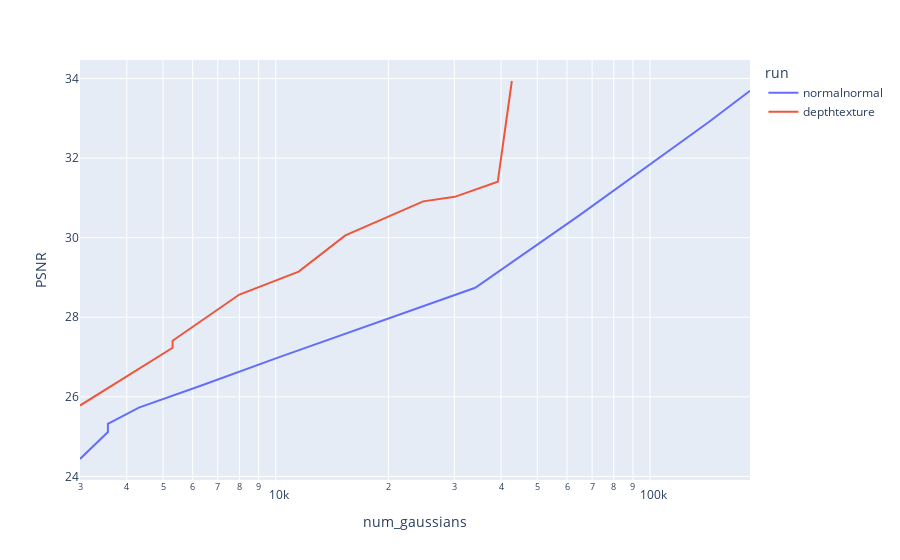
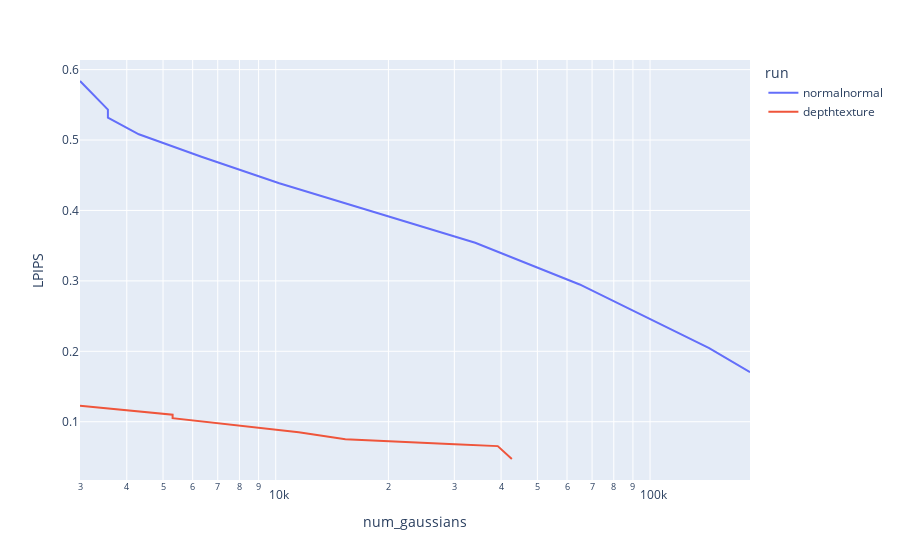
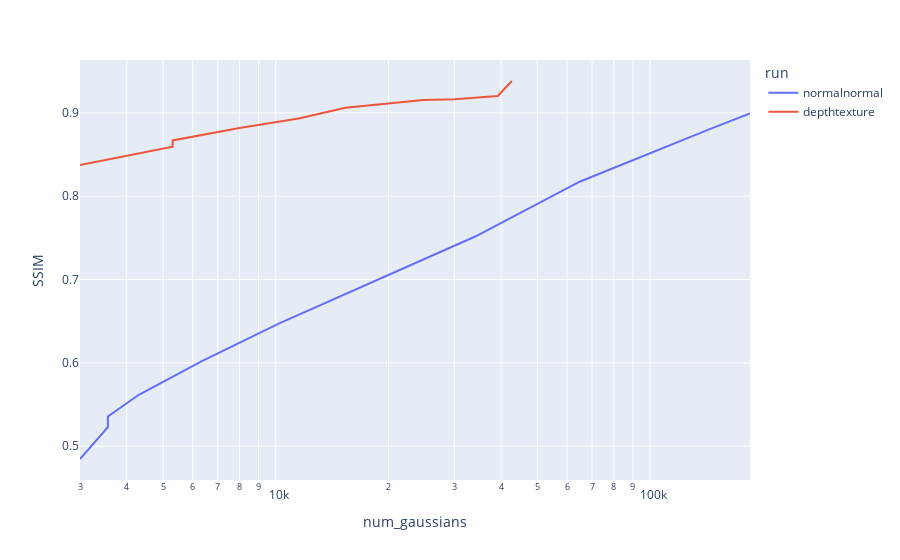

Here is the notebook cell these charts were saved with, in order:
### Code cell
import plotly.express as px

def pareto_line(df,x,y,color,fn="max"):
    df = df.copy()
    if fn=="max":
        df = df[df[y]==df.groupby(color)[y].cummax()]
    else:
        df = df[df[y]==df.groupby(color)[y].cummin()]
    
    return px.line(df, x=x, y=y, color=color, log_x=True)

df = results_df[(results_df["run"]=="normalnormal") | (results_df["run"]=="depthtexture")]
fig = pareto_line(df,"num_gaussians","PSNR","run")
fig.show()
fig = pareto_line(df,"num_gaussians","LPIPS","run",fn="min")
fig.show()
fig = pareto_line(df,"num_gaussians","SSIM","run")
fig.show()

### Figure 1 — Plotly figure (JSON) as saved in the notebook; plotly's stock layout.template omitted (floating-point values rounded to 4 significant figures)
{"data": [{"hovertemplate": "run=normalnormal<br>num_gaussians=%{x}<br>PSNR=%{y}<extra></extra>", "legendgroup": "normalnormal", "line": {"color": "#636efa", "dash": "solid"}, "marker": {"symbol": "circle"}, "mode": "lines", "name": "normalnormal", "orientation": "v", "showlegend": true, "type": "scatter", "x": [3000, 3562, 3562, 4309, 6331, 10220, 34114, 64851, 143844, 184929], "xaxis": "x", "y": [24.44, 25.12, 25.32, 25.73, 26.28, 27.0, 28.74, 30.57, 32.91, 33.69], "yaxis": "y"}, {"hovertemplate": "run=depthtexture<br>num_gaussians=%{x}<br>PSNR=%{y}<extra></extra>", "legendgroup": "depthtexture", "line": {"color": "#EF553B", "dash": "solid"}, "marker": {"symbol": "circle"}, "mode": "lines", "name": "depthtexture", "orientation": "v", "showlegend": true, "type": "scatter", "x": [3000, 5303, 5303, 7998, 11517, 15346, 24779, 30078, 39187, 42733], "xaxis": "x", "y": [25.78, 27.23, 27.41, 28.57, 29.15, 30.06, 30.91, 31.03, 31.41, 33.94], "yaxis": "y"}], "layout": {"legend": {"title": {"text": "run"}, "tracegroupgap": 0}, "margin": {"t": 60}, "xaxis": {"anchor": "y", "domain": [0, 1], "title": {"text": "num_gaussians"}, "type": "log"}, "yaxis": {"anchor": "x", "domain": [0, 1], "title": {"text": "PSNR"}}}}

### Figure 2 — Plotly figure (JSON) as saved in the notebook; plotly's stock layout.template omitted (floating-point values rounded to 4 significant figures)
{"data": [{"hovertemplate": "run=normalnormal<br>num_gaussians=%{x}<br>LPIPS=%{y}<extra></extra>", "legendgroup": "normalnormal", "line": {"color": "#636efa", "dash": "solid"}, "marker": {"symbol": "circle"}, "mode": "lines", "name": "normalnormal", "orientation": "v", "showlegend": true, "type": "scatter", "x": [3000, 3562, 3562, 4309, 6331, 10220, 34114, 64851, 143844, 184929], "xaxis": "x", "y": [0.5838, 0.5432, 0.5318, 0.5081, 0.4763, 0.4386, 0.354, 0.2949, 0.2046, 0.1703], "yaxis": "y"}, {"hovertemplate": "run=depthtexture<br>num_gaussians=%{x}<br>LPIPS=%{y}<extra></extra>", "legendgroup": "depthtexture", "line": {"color": "#EF553B", "dash": "solid"}, "marker": {"symbol": "circle"}, "mode": "lines", "name": "depthtexture", "orientation": "v", "showlegend": true, "type": "scatter", "x": [3000, 5303, 5303, 7998, 11517, 15346, 24779, 30078, 39187, 42733], "xaxis": "x", "y": [0.1226, 0.11, 0.105, 0.09469, 0.08494, 0.07519, 0.06928, 0.06785, 0.06537, 0.04707], "yaxis": "y"}], "layout": {"legend": {"title": {"text": "run"}, "tracegroupgap": 0}, "margin": {"t": 60}, "xaxis": {"anchor": "y", "domain": [0, 1], "title": {"text": "num_gaussians"}, "type": "log"}, "yaxis": {"anchor": "x", "domain": [0, 1], "title": {"text": "LPIPS"}}}}

### Figure 3 — Plotly figure (JSON) as saved in the notebook; plotly's stock layout.template omitted (floating-point values rounded to 4 significant figures)
{"data": [{"hovertemplate": "run=normalnormal<br>num_gaussians=%{x}<br>SSIM=%{y}<extra></extra>", "legendgroup": "normalnormal", "line": {"color": "#636efa", "dash": "solid"}, "marker": {"symbol": "circle"}, "mode": "lines", "name": "normalnormal", "orientation": "v", "showlegend": true, "type": "scatter", "x": [3000, 3562, 3562, 4309, 6331, 10220, 34114, 64851, 143844, 184929], "xaxis": "x", "y": [0.4846, 0.5228, 0.5356, 0.5617, 0.6017, 0.6474, 0.7516, 0.8174, 0.8802, 0.8993], "yaxis": "y"}, {"hovertemplate": "run=depthtexture<br>num_gaussians=%{x}<br>SSIM=%{y}<extra></extra>", "legendgroup": "depthtexture", "line": {"color": "#EF553B", "dash": "solid"}, "marker": {"symbol": "circle"}, "mode": "lines", "name": "depthtexture", "orientation": "v", "showlegend": true, "type": "scatter", "x": [3000, 5303, 5303, 7998, 11517, 15346, 24779, 30078, 39187, 42733], "xaxis": "x", "y": [0.8374, 0.8593, 0.8669, 0.8818, 0.8932, 0.906, 0.9155, 0.9164, 0.9203, 0.9382], "yaxis": "y"}], "layout": {"legend": {"title": {"text": "run"}, "tracegroupgap": 0}, "margin": {"t": 60}, "xaxis": {"anchor": "y", "domain": [0, 1], "title": {"text": "num_gaussians"}, "type": "log"}, "yaxis": {"anchor": "x", "domain": [0, 1], "title": {"text": "SSIM"}}}}
